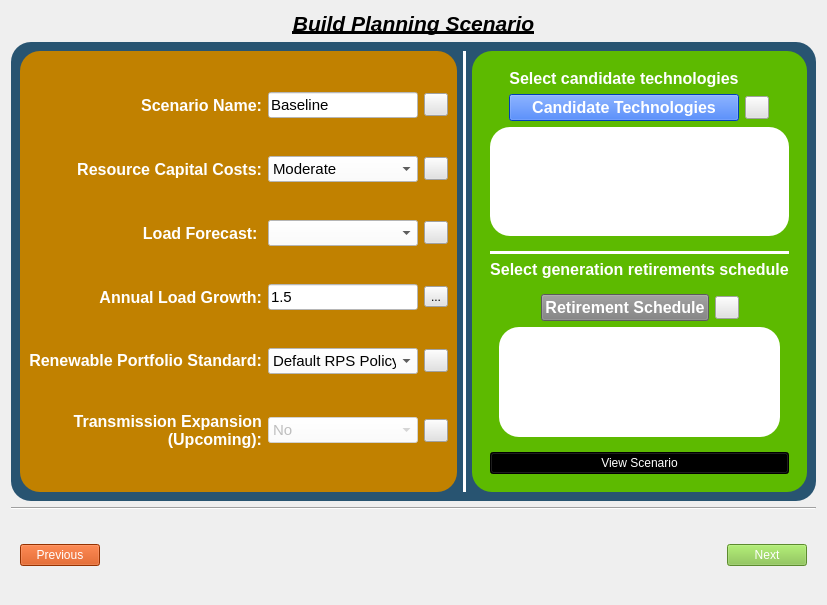
<?xml version="1.0" encoding="UTF-8"?>
<ui version="4.0">
 <class>scenario_builder</class>
 <widget class="QWidget" name="scenario_builder">
  <property name="geometry">
   <rect>
    <x>0</x>
    <y>0</y>
    <width>822</width>
    <height>605</height>
   </rect>
  </property>
  <property name="windowTitle">
   <string>Form</string>
  </property>
  <layout class="QVBoxLayout" name="verticalLayout_2">
   <item>
    <widget class="QLabel" name="label_8">
     <property name="sizePolicy">
      <sizepolicy hsizetype="Preferred" vsizetype="Preferred">
       <horstretch>0</horstretch>
       <verstretch>0</verstretch>
      </sizepolicy>
     </property>
     <property name="maximumSize">
      <size>
       <width>16777215</width>
       <height>293</height>
      </size>
     </property>
     <property name="font">
      <font>
       <pointsize>16</pointsize>
       <italic>true</italic>
       <bold>true</bold>
       <underline>true</underline>
      </font>
     </property>
     <property name="styleSheet">
      <string notr="true">color: rgb(0, 0, 0);</string>
     </property>
     <property name="text">
      <string>Build Planning Scenario</string>
     </property>
     <property name="alignment">
      <set>Qt::AlignHCenter|Qt::AlignTop</set>
     </property>
    </widget>
   </item>
   <item alignment="Qt::AlignTop">
    <widget class="QFrame" name="frame">
     <property name="styleSheet">
      <string notr="true">QToolButton{
image: url(:/icon/images/icons/info_help1.png);
	background-color: rgb(226, 226, 226);
}
QFrame{background-color: rgb(40, 84, 113);border-radius: 20px;}


</string>
     </property>
     <property name="frameShape">
      <enum>QFrame::NoFrame</enum>
     </property>
     <property name="frameShadow">
      <enum>QFrame::Raised</enum>
     </property>
     <layout class="QHBoxLayout" name="horizontalLayout_2">
      <item>
       <widget class="QFrame" name="frame_5">
        <property name="sizePolicy">
         <sizepolicy hsizetype="Preferred" vsizetype="Preferred">
          <horstretch>0</horstretch>
          <verstretch>0</verstretch>
         </sizepolicy>
        </property>
        <property name="styleSheet">
         <string notr="true">QLabel{
color: rgb(255, 255, 255)}
QFrame{
	
	background-color: rgb(96, 191, 0);
	background-color: rgb(193, 129, 0);
}
QCombBox{
	background-color: rgb(255, 255, 255);
}</string>
        </property>
        <property name="frameShape">
         <enum>QFrame::NoFrame</enum>
        </property>
        <property name="frameShadow">
         <enum>QFrame::Raised</enum>
        </property>
        <layout class="QGridLayout" name="gridLayout">
         <item row="10" column="2">
          <widget class="QToolButton" name="load_profile_help_button">
           <property name="text">
            <string/>
           </property>
          </widget>
         </item>
         <item row="5" column="2">
          <widget class="QToolButton" name="capital_cost_trajectory_help_button">
           <property name="text">
            <string/>
           </property>
          </widget>
         </item>
         <item row="1" column="2">
          <widget class="QToolButton" name="scenario_name_help_button">
           <property name="text">
            <string/>
           </property>
          </widget>
         </item>
         <item row="15" column="1">
          <widget class="QComboBox" name="transmission_box">
           <property name="enabled">
            <bool>false</bool>
           </property>
           <property name="maximumSize">
            <size>
             <width>150</width>
             <height>16777215</height>
            </size>
           </property>
           <property name="font">
            <font>
             <pointsize>11</pointsize>
            </font>
           </property>
           <property name="styleSheet">
            <string notr="true">background-color: rgb(255, 255, 255);</string>
           </property>
           <item>
            <property name="text">
             <string>No</string>
            </property>
           </item>
           <item>
            <property name="text">
             <string>Yes</string>
            </property>
           </item>
          </widget>
         </item>
         <item row="5" column="0">
          <widget class="QLabel" name="label_2">
           <property name="font">
            <font>
             <pointsize>12</pointsize>
             <italic>false</italic>
             <bold>true</bold>
            </font>
           </property>
           <property name="text">
            <string>Resource Capital Costs:</string>
           </property>
           <property name="alignment">
            <set>Qt::AlignRight|Qt::AlignTrailing|Qt::AlignVCenter</set>
           </property>
           <property name="wordWrap">
            <bool>true</bool>
           </property>
          </widget>
         </item>
         <item row="10" column="0">
          <widget class="QLabel" name="label_3">
           <property name="font">
            <font>
             <pointsize>12</pointsize>
             <italic>false</italic>
             <bold>true</bold>
            </font>
           </property>
           <property name="text">
            <string>Load Forecast: </string>
           </property>
           <property name="alignment">
            <set>Qt::AlignRight|Qt::AlignTrailing|Qt::AlignVCenter</set>
           </property>
          </widget>
         </item>
         <item row="15" column="0">
          <widget class="QLabel" name="label">
           <property name="font">
            <font>
             <pointsize>12</pointsize>
             <italic>false</italic>
             <bold>true</bold>
            </font>
           </property>
           <property name="text">
            <string>Transmission Expansion (Upcoming):</string>
           </property>
           <property name="alignment">
            <set>Qt::AlignRight|Qt::AlignTrailing|Qt::AlignVCenter</set>
           </property>
           <property name="wordWrap">
            <bool>true</bool>
           </property>
          </widget>
         </item>
         <item row="14" column="1">
          <widget class="QComboBox" name="rps_box">
           <property name="maximumSize">
            <size>
             <width>150</width>
             <height>16777215</height>
            </size>
           </property>
           <property name="font">
            <font>
             <pointsize>11</pointsize>
            </font>
           </property>
           <property name="styleSheet">
            <string notr="true">background-color: rgb(255, 255, 255);</string>
           </property>
           <item>
            <property name="text">
             <string>Default RPS Policy</string>
            </property>
           </item>
           <item>
            <property name="text">
             <string>Create New...</string>
            </property>
           </item>
          </widget>
         </item>
         <item row="1" column="0">
          <widget class="QLabel" name="label_6">
           <property name="font">
            <font>
             <pointsize>12</pointsize>
             <italic>false</italic>
             <bold>true</bold>
            </font>
           </property>
           <property name="text">
            <string>Scenario Name:</string>
           </property>
           <property name="alignment">
            <set>Qt::AlignRight|Qt::AlignTrailing|Qt::AlignVCenter</set>
           </property>
          </widget>
         </item>
         <item row="15" column="2">
          <widget class="QToolButton" name="trans_expansion_help_button">
           <property name="text">
            <string/>
           </property>
          </widget>
         </item>
         <item row="10" column="1">
          <widget class="QComboBox" name="load_profile_box">
           <property name="maximumSize">
            <size>
             <width>150</width>
             <height>16777215</height>
            </size>
           </property>
           <property name="font">
            <font>
             <pointsize>11</pointsize>
            </font>
           </property>
           <property name="styleSheet">
            <string notr="true">background-color: rgb(255, 255, 255);</string>
           </property>
          </widget>
         </item>
         <item row="1" column="1">
          <widget class="QLineEdit" name="scenario_name_box">
           <property name="maximumSize">
            <size>
             <width>150</width>
             <height>16777215</height>
            </size>
           </property>
           <property name="font">
            <font>
             <pointsize>11</pointsize>
            </font>
           </property>
           <property name="styleSheet">
            <string notr="true">background-color: rgb(255, 255, 255);</string>
           </property>
           <property name="text">
            <string>Baseline</string>
           </property>
          </widget>
         </item>
         <item row="5" column="1">
          <widget class="QComboBox" name="capital_cost_box">
           <property name="maximumSize">
            <size>
             <width>150</width>
             <height>16777215</height>
            </size>
           </property>
           <property name="font">
            <font>
             <pointsize>11</pointsize>
            </font>
           </property>
           <property name="styleSheet">
            <string notr="true">background-color: rgb(255, 255, 255);</string>
           </property>
           <item>
            <property name="text">
             <string>Moderate</string>
            </property>
           </item>
           <item>
            <property name="text">
             <string>High</string>
            </property>
           </item>
           <item>
            <property name="text">
             <string>Low</string>
            </property>
           </item>
          </widget>
         </item>
         <item row="14" column="0">
          <widget class="QLabel" name="label_4">
           <property name="font">
            <font>
             <pointsize>12</pointsize>
             <italic>false</italic>
             <bold>true</bold>
            </font>
           </property>
           <property name="text">
            <string>&lt;html&gt;&lt;head/&gt;&lt;body&gt;&lt;p&gt;Renewable Portfolio Standard:&lt;/p&gt;&lt;/body&gt;&lt;/html&gt;</string>
           </property>
           <property name="alignment">
            <set>Qt::AlignRight|Qt::AlignTrailing|Qt::AlignVCenter</set>
           </property>
          </widget>
         </item>
         <item row="14" column="2">
          <widget class="QToolButton" name="rps_help_button">
           <property name="text">
            <string/>
           </property>
          </widget>
         </item>
         <item row="11" column="0">
          <widget class="QLabel" name="label_9">
           <property name="font">
            <font>
             <pointsize>12</pointsize>
             <bold>true</bold>
            </font>
           </property>
           <property name="text">
            <string>Annual Load Growth:</string>
           </property>
           <property name="alignment">
            <set>Qt::AlignRight|Qt::AlignTrailing|Qt::AlignVCenter</set>
           </property>
          </widget>
         </item>
         <item row="11" column="1">
          <widget class="QLineEdit" name="annual_load_growth_box">
           <property name="font">
            <font>
             <pointsize>11</pointsize>
            </font>
           </property>
           <property name="styleSheet">
            <string notr="true">background-color: rgb(255, 255, 255);</string>
           </property>
           <property name="text">
            <string>1.5</string>
           </property>
          </widget>
         </item>
         <item row="11" column="2">
          <widget class="QToolButton" name="load_growth_help_button">
           <property name="text">
            <string>...</string>
           </property>
          </widget>
         </item>
        </layout>
       </widget>
      </item>
      <item>
       <widget class="Line" name="line">
        <property name="styleSheet">
         <string notr="true">background-color: rgb(255, 255, 255);</string>
        </property>
        <property name="orientation">
         <enum>Qt::Vertical</enum>
        </property>
       </widget>
      </item>
      <item>
       <widget class="QFrame" name="frame_3">
        <property name="styleSheet">
         <string notr="true">QFrame{background-color: rgb(93, 186, 0);}

QLabel{color:rgb(255,255,255)}
QCheckBox{
background-color: rgb(93, 186, 0);
color:rgb(255,255,255)
}
QRadioButton{
background-color: rgb(93, 186, 0);
color:rgb(255,255,255)
}
</string>
        </property>
        <property name="frameShape">
         <enum>QFrame::NoFrame</enum>
        </property>
        <property name="frameShadow">
         <enum>QFrame::Raised</enum>
        </property>
        <layout class="QVBoxLayout" name="verticalLayout">
         <item>
          <widget class="QFrame" name="frame_6">
           <property name="sizePolicy">
            <sizepolicy hsizetype="Preferred" vsizetype="Preferred">
             <horstretch>0</horstretch>
             <verstretch>0</verstretch>
            </sizepolicy>
           </property>
           <property name="frameShape">
            <enum>QFrame::NoFrame</enum>
           </property>
           <property name="frameShadow">
            <enum>QFrame::Raised</enum>
           </property>
           <layout class="QGridLayout" name="gridLayout_5">
            <item row="4" column="0" colspan="4">
             <widget class="QFrame" name="frame_2">
              <property name="frameShape">
               <enum>QFrame::StyledPanel</enum>
              </property>
              <property name="frameShadow">
               <enum>QFrame::Raised</enum>
              </property>
              <layout class="QGridLayout" name="gridLayout_2">
               <property name="leftMargin">
                <number>0</number>
               </property>
               <property name="topMargin">
                <number>0</number>
               </property>
               <property name="rightMargin">
                <number>0</number>
               </property>
               <property name="bottomMargin">
                <number>0</number>
               </property>
               <item row="0" column="10">
                <widget class="QWidget" name="widget" native="true">
                 <property name="minimumSize">
                  <size>
                   <width>0</width>
                   <height>100</height>
                  </size>
                 </property>
                 <property name="styleSheet">
                  <string notr="true">background-color: rgb(93, 186, 0);</string>
                 </property>
                 <layout class="QGridLayout" name="gridLayout_9">
                  <property name="leftMargin">
                   <number>0</number>
                  </property>
                  <property name="topMargin">
                   <number>0</number>
                  </property>
                  <property name="rightMargin">
                   <number>0</number>
                  </property>
                  <property name="bottomMargin">
                   <number>0</number>
                  </property>
                  <item row="0" column="0">
                   <widget class="QFrame" name="cand_tech_frame">
                    <property name="frameShape">
                     <enum>QFrame::NoFrame</enum>
                    </property>
                    <property name="frameShadow">
                     <enum>QFrame::Plain</enum>
                    </property>
                    <layout class="QGridLayout" name="gridLayout_6">
                     <property name="leftMargin">
                      <number>0</number>
                     </property>
                     <property name="topMargin">
                      <number>0</number>
                     </property>
                     <property name="rightMargin">
                      <number>0</number>
                     </property>
                     <property name="bottomMargin">
                      <number>0</number>
                     </property>
                     <item row="0" column="0">
                      <widget class="QTextEdit" name="candidate_tech_box">
                       <property name="minimumSize">
                        <size>
                         <width>0</width>
                         <height>70</height>
                        </size>
                       </property>
                       <property name="font">
                        <font>
                         <pointsize>11</pointsize>
                        </font>
                       </property>
                       <property name="styleSheet">
                        <string notr="true">background-color: rgb(255, 255, 255);</string>
                       </property>
                       <property name="lineWidth">
                        <number>1</number>
                       </property>
                       <property name="readOnly">
                        <bool>true</bool>
                       </property>
                      </widget>
                     </item>
                    </layout>
                   </widget>
                  </item>
                 </layout>
                </widget>
               </item>
              </layout>
             </widget>
            </item>
            <item row="1" column="0">
             <spacer name="horizontalSpacer_2">
              <property name="orientation">
               <enum>Qt::Horizontal</enum>
              </property>
              <property name="sizeHint" stdset="0">
               <size>
                <width>40</width>
                <height>20</height>
               </size>
              </property>
             </spacer>
            </item>
            <item row="0" column="1">
             <widget class="QLabel" name="label_13">
              <property name="font">
               <font>
                <pointsize>12</pointsize>
                <bold>true</bold>
               </font>
              </property>
              <property name="text">
               <string>Select candidate technologies</string>
              </property>
              <property name="alignment">
               <set>Qt::AlignCenter</set>
              </property>
             </widget>
            </item>
            <item row="1" column="1">
             <widget class="QPushButton" name="cand_tech_button">
              <property name="font">
               <font>
                <pointsize>12</pointsize>
                <bold>true</bold>
               </font>
              </property>
              <property name="styleSheet">
               <string notr="true">background-color: rgb(0, 85, 255);
color: rgb(255, 255, 255);</string>
              </property>
              <property name="text">
               <string>Candidate Technologies</string>
              </property>
             </widget>
            </item>
            <item row="1" column="3">
             <spacer name="horizontalSpacer_4">
              <property name="orientation">
               <enum>Qt::Horizontal</enum>
              </property>
              <property name="sizeHint" stdset="0">
               <size>
                <width>40</width>
                <height>20</height>
               </size>
              </property>
             </spacer>
            </item>
            <item row="1" column="2">
             <widget class="QToolButton" name="cand_technologies_help_button">
              <property name="text">
               <string/>
              </property>
             </widget>
            </item>
           </layout>
          </widget>
         </item>
         <item>
          <widget class="QFrame" name="frame_7">
           <property name="frameShape">
            <enum>QFrame::StyledPanel</enum>
           </property>
           <property name="frameShadow">
            <enum>QFrame::Raised</enum>
           </property>
           <layout class="QGridLayout" name="gridLayout_3">
            <property name="topMargin">
             <number>0</number>
            </property>
            <item row="3" column="0">
             <widget class="QFrame" name="frame_8">
              <property name="frameShape">
               <enum>QFrame::StyledPanel</enum>
              </property>
              <property name="frameShadow">
               <enum>QFrame::Raised</enum>
              </property>
              <layout class="QGridLayout" name="gridLayout_4">
               <item row="3" column="1">
                <widget class="QWidget" name="widget_2" native="true">
                 <property name="minimumSize">
                  <size>
                   <width>0</width>
                   <height>100</height>
                  </size>
                 </property>
                 <property name="styleSheet">
                  <string notr="true">background-color: rgb(93, 186, 0);</string>
                 </property>
                 <layout class="QGridLayout" name="gridLayout_10">
                  <property name="leftMargin">
                   <number>0</number>
                  </property>
                  <property name="topMargin">
                   <number>0</number>
                  </property>
                  <property name="rightMargin">
                   <number>0</number>
                  </property>
                  <property name="bottomMargin">
                   <number>0</number>
                  </property>
                  <item row="0" column="0">
                   <widget class="QFrame" name="retirement_frame">
                    <property name="frameShape">
                     <enum>QFrame::StyledPanel</enum>
                    </property>
                    <property name="frameShadow">
                     <enum>QFrame::Raised</enum>
                    </property>
                    <layout class="QGridLayout" name="gridLayout_7">
                     <property name="leftMargin">
                      <number>0</number>
                     </property>
                     <property name="topMargin">
                      <number>0</number>
                     </property>
                     <property name="rightMargin">
                      <number>0</number>
                     </property>
                     <property name="bottomMargin">
                      <number>0</number>
                     </property>
                     <item row="0" column="0">
                      <widget class="QTextEdit" name="retirement_box">
                       <property name="font">
                        <font>
                         <pointsize>11</pointsize>
                        </font>
                       </property>
                       <property name="styleSheet">
                        <string notr="true">background-color: rgb(255, 255, 255);</string>
                       </property>
                       <property name="readOnly">
                        <bool>true</bool>
                       </property>
                      </widget>
                     </item>
                    </layout>
                   </widget>
                  </item>
                 </layout>
                </widget>
               </item>
               <item row="0" column="1">
                <widget class="QFrame" name="frame_11">
                 <property name="frameShape">
                  <enum>QFrame::StyledPanel</enum>
                 </property>
                 <property name="frameShadow">
                  <enum>QFrame::Raised</enum>
                 </property>
                 <layout class="QGridLayout" name="gridLayout_8">
                  <property name="leftMargin">
                   <number>0</number>
                  </property>
                  <property name="topMargin">
                   <number>0</number>
                  </property>
                  <property name="rightMargin">
                   <number>0</number>
                  </property>
                  <property name="bottomMargin">
                   <number>0</number>
                  </property>
                  <item row="0" column="2">
                   <widget class="QPushButton" name="gen_retirement_button">
                    <property name="font">
                     <font>
                      <pointsize>12</pointsize>
                      <bold>true</bold>
                     </font>
                    </property>
                    <property name="styleSheet">
                     <string notr="true">background-color: rgb(127, 127, 127);
color: rgb(255, 255, 255);</string>
                    </property>
                    <property name="text">
                     <string>Retirement Schedule</string>
                    </property>
                   </widget>
                  </item>
                  <item row="0" column="1">
                   <spacer name="horizontalSpacer_5">
                    <property name="orientation">
                     <enum>Qt::Horizontal</enum>
                    </property>
                    <property name="sizeHint" stdset="0">
                     <size>
                      <width>40</width>
                      <height>20</height>
                     </size>
                    </property>
                   </spacer>
                  </item>
                  <item row="0" column="4">
                   <spacer name="horizontalSpacer_6">
                    <property name="orientation">
                     <enum>Qt::Horizontal</enum>
                    </property>
                    <property name="sizeHint" stdset="0">
                     <size>
                      <width>40</width>
                      <height>20</height>
                     </size>
                    </property>
                   </spacer>
                  </item>
                  <item row="0" column="3">
                   <widget class="QToolButton" name="gen_retirement_help_button">
                    <property name="text">
                     <string/>
                    </property>
                   </widget>
                  </item>
                 </layout>
                </widget>
               </item>
              </layout>
             </widget>
            </item>
            <item row="0" column="0">
             <widget class="Line" name="line_3">
              <property name="styleSheet">
               <string notr="true">background-color: rgb(255, 255, 255);</string>
              </property>
              <property name="orientation">
               <enum>Qt::Horizontal</enum>
              </property>
             </widget>
            </item>
            <item row="2" column="0" alignment="Qt::AlignTop">
             <widget class="QLabel" name="label_7">
              <property name="font">
               <font>
                <pointsize>12</pointsize>
                <bold>true</bold>
               </font>
              </property>
              <property name="text">
               <string>Select generation retirements schedule</string>
              </property>
              <property name="alignment">
               <set>Qt::AlignHCenter|Qt::AlignTop</set>
              </property>
             </widget>
            </item>
            <item row="4" column="0">
             <widget class="QPushButton" name="view_scenario_button">
              <property name="styleSheet">
               <string notr="true">
background-color: rgb(0, 0, 0);
font: 700 12pt &quot;Segoe UI&quot;;
color: rgb(255, 255, 255);
</string>
              </property>
              <property name="text">
               <string>View Scenario</string>
              </property>
             </widget>
            </item>
           </layout>
          </widget>
         </item>
        </layout>
       </widget>
      </item>
     </layout>
    </widget>
   </item>
   <item>
    <widget class="Line" name="line_2">
     <property name="orientation">
      <enum>Qt::Horizontal</enum>
     </property>
    </widget>
   </item>
   <item>
    <widget class="QFrame" name="frame_4">
     <property name="sizePolicy">
      <sizepolicy hsizetype="Preferred" vsizetype="Fixed">
       <horstretch>0</horstretch>
       <verstretch>0</verstretch>
      </sizepolicy>
     </property>
     <property name="frameShape">
      <enum>QFrame::NoFrame</enum>
     </property>
     <property name="frameShadow">
      <enum>QFrame::Raised</enum>
     </property>
     <layout class="QHBoxLayout" name="horizontalLayout">
      <item>
       <widget class="QPushButton" name="previous_button">
        <property name="sizePolicy">
         <sizepolicy hsizetype="Preferred" vsizetype="Fixed">
          <horstretch>0</horstretch>
          <verstretch>0</verstretch>
         </sizepolicy>
        </property>
        <property name="styleSheet">
         <string notr="true">background-color: rgb(208, 69, 0);
color: rgb(255, 255, 255);
font: 700 12pt &quot;Segoe UI&quot;;</string>
        </property>
        <property name="text">
         <string>Previous</string>
        </property>
       </widget>
      </item>
      <item>
       <spacer name="horizontalSpacer_3">
        <property name="orientation">
         <enum>Qt::Horizontal</enum>
        </property>
        <property name="sizeHint" stdset="0">
         <size>
          <width>40</width>
          <height>20</height>
         </size>
        </property>
       </spacer>
      </item>
      <item>
       <widget class="QLabel" name="label_5">
        <property name="minimumSize">
         <size>
          <width>500</width>
          <height>60</height>
         </size>
        </property>
        <property name="styleSheet">
         <string notr="true">image: url(:/logos/images/logo/scenario_icon.png);</string>
        </property>
        <property name="text">
         <string/>
        </property>
       </widget>
      </item>
      <item>
       <spacer name="horizontalSpacer">
        <property name="orientation">
         <enum>Qt::Horizontal</enum>
        </property>
        <property name="sizeHint" stdset="0">
         <size>
          <width>40</width>
          <height>20</height>
         </size>
        </property>
       </spacer>
      </item>
      <item>
       <widget class="QPushButton" name="next_button">
        <property name="sizePolicy">
         <sizepolicy hsizetype="Preferred" vsizetype="Fixed">
          <horstretch>0</horstretch>
          <verstretch>0</verstretch>
         </sizepolicy>
        </property>
        <property name="styleSheet">
         <string notr="true">background-color: rgb(129, 194, 65);
color: rgb(255, 255, 255);
font: 700 12pt &quot;Segoe UI&quot;;</string>
        </property>
        <property name="text">
         <string>Next</string>
        </property>
       </widget>
      </item>
     </layout>
    </widget>
   </item>
  </layout>
 </widget>
 <resources>
  <include location="../../../resources.qrc"/>
 </resources>
 <connections/>
</ui>
